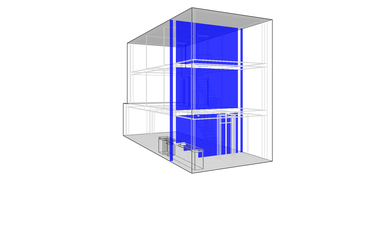
#> input picture temp_img_0.png, 388 x 245 px; its folder holds only this picture in this run
$ python -i slice_files.py   (imports and definitions only)
#> lines starting #> are read from the running program, lines starting #| are printed output that depends on the picture
import fdsreader as fds
import matplotlib.pyplot as plt
import matplotlib
import numpy as np
import os
from PIL import Image, ImageChops
from os import listdir


'''
    where are the templates??
'''


# Trimming function
def trim(im):
    bg = Image.new(im.mode, im.size, im.getpixel((0, 0)))
    diff = ImageChops.difference(im, bg)
    diff = ImageChops.add(diff, diff, 2.0, -100)
    bbox = diff.getbbox()
    if bbox:
        return im.crop(bbox)
    else:
        # Failed to find the borders, convert to "RGB"
        return trim(im.convert('RGB'))

# Function to trim and save image without resizing
# [21 lines left out: functions trim_and_save_image, save_chart_high_res, not called in this run]


quantity_types = ["PRESSURE", "SOOT VISIBILITY", "TEMPERATURE", "VELOCITY"]
quantity_type_config = {
    "TEMPERATURE": {
        "v_max": 60,
        "v_min": 20,
        "units": "°C",
        "cbar_reverse": False,
        "chart_name": 'Temperature',
        "tenable_limit_moe": 60,
    },
    "SOOT VISIBILITY": {
        "v_max": 10,
        "v_min": 0,
        "units": "m",
        "cbar_reverse": True,
        "chart_name": 'Visibility',
        "tenable_limit_moe": 10,
    },
    "PRESSURE": {
        "v_max": 0,
        "v_min": -100,
        "units": "Pa",
        "cbar_reverse": True,
        "chart_name": 'Relative Pressure',
        "tenable_limit_moe": -60,
    },
    "VELOCITY": {
        "v_max": 10,
        "v_min": 0,
        "units": "m/s",
        "cbar_reverse": False,
        "chart_name": 'Velocity',
        "tenable_limit_moe": 5,
    }
    }
door_openings = {'opening_apartment': 150.0, 'closing_apartment': 170.0, 'opening_stair': 160.0, 'closing_stair': 180.0}


# [166 lines left out: functions return_2d_slices, obtain_slice, not called in this run]


# Creates an instance of a simulation master-class which manages all data for a given simulation
test_resi = r'C:\Users\IanShaw\Fire Dynamics Group Limited\CFD - Files\Research CFD\1. Graph Generation\Test Cases\Test1\S1_FSA'
new_resi = r'C:\Users\IanShaw\Fire Dynamics Group Limited\CFD - Files\Projects CFD\22. Sweet Street\Resi\Final\L1_West_Core_FSA'
latest_resi = r'C:\Users\IanShaw\Fire Dynamics Group Limited\CFD - Files\Projects CFD\22. Sweet Street\Resi\Final\L1_East_Core_FSA'
desktop_resi = r'C:\Users\IanShaw\Fire Dynamics Group Limited\CFD - Files\Projects CFD\22. Sweet Street\Resi\Final\L1_West_Core_FSA-DESKTOP-NASJ970'
west_l2 = r'C:\Users\IanShaw\Fire Dynamics Group Limited\CFD - Files\Projects CFD\22. Sweet Street\Resi\Final\L2_West_Core_FSA'
path_to_root_directory = (r"C:\Users\IanShaw\Fire Dynamics Group Limited\CFD - Files\Projects CFD\9. 100 Avenue Road\Jan 2023 Corridor Models")
fsa1 = r"C:\Users\IanShaw\Fire Dynamics Group Limited\CFD - Files\Projects CFD\9. 100 Avenue Road\Jan 2023 Corridor Models\FS02-T-FSA"
sensitivity = r"C:\Users\IanShaw\Dropbox\Projects CFD\9. 100 Avenue Road\sensitivity run fs16\FS16_CoreB1_FSA\FS_10_CoreB1_FSA"
# setup loop for path_to_root_directory
# [21 lines left out: function run_slice_loop, not called in this run]
# [9 lines not run here, left out]

>>> from PIL import Image
>>> picture = Image.open('temp_img_0.png')
#> picture is the input picture: PIL image 388x245 RGBA; mean R, G, B, A 234.4, 234.7, 250.2, 255
>>> result = trim(picture)
#> in trim, `bg = Image.new(im.mode, im.size, im.getpixel((0, 0)))`: bg: PIL image 388x245 RGBA; every value is 255
#> in trim, `bbox = diff.getbbox()`: bbox = None
#> in trim (call 2), `bg = Image.new(im.mode, im.size, im.getpixel((0, 0)))`: bg: PIL image 388x245 RGB; every value is 255
#> in trim (call 2), `diff = ImageChops.difference(im, bg)`:
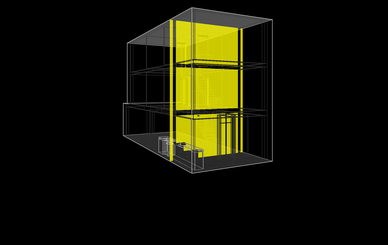
#> diff: PIL image 388x245 RGB; mean R, G, B 20.6, 20.3, 4.8
#> in trim (call 2), `diff = ImageChops.add(diff, diff, 2.0, -100)`:
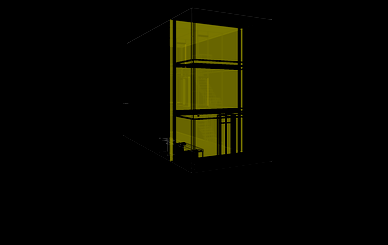
#> diff: PIL image 388x245 RGB; mean R, G, B 8, 7.8, 0.1
#> in trim (call 2), `bbox = diff.getbbox()`: bbox = (123, 7, 273, 173)
#> in trim (call 2), `return im.crop(bbox)`:
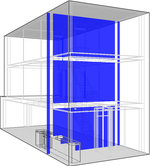
#> returned value: PIL image 150x166 RGB; mean R, G, B 176.5, 177.4, 236.8
